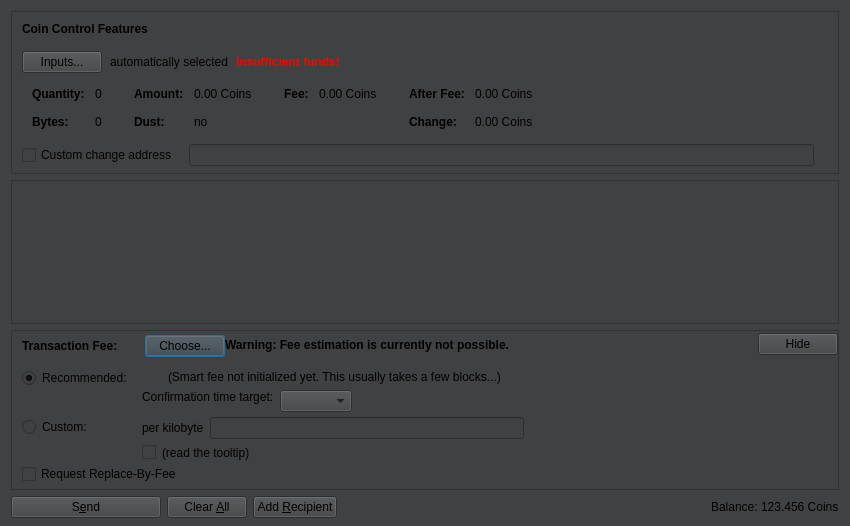
<?xml version="1.0" encoding="UTF-8"?>
<ui version="4.0">
 <class>SendCoinsDialog</class>
 <widget class="QDialog" name="SendCoinsDialog">
  <property name="geometry">
   <rect>
    <x>0</x>
    <y>0</y>
    <width>850</width>
    <height>526</height>
   </rect>
  </property>
  <property name="windowTitle">
   <string>Send Coins</string>
  </property>
  <property name="styleSheet">
   <string notr="true">background-color: rgb(64, 65, 66);</string>
  </property>
  <layout class="QVBoxLayout" name="verticalLayout" stretch="0,1,0,0">
   <property name="bottomMargin">
    <number>8</number>
   </property>
   <item>
    <widget class="QFrame" name="frameCoinControl">
     <property name="sizePolicy">
      <sizepolicy hsizetype="Expanding" vsizetype="Expanding">
       <horstretch>0</horstretch>
       <verstretch>0</verstretch>
      </sizepolicy>
     </property>
     <property name="maximumSize">
      <size>
       <width>16777215</width>
       <height>16777215</height>
      </size>
     </property>
     <property name="frameShape">
      <enum>QFrame::StyledPanel</enum>
     </property>
     <property name="frameShadow">
      <enum>QFrame::Sunken</enum>
     </property>
     <layout class="QVBoxLayout" name="verticalLayoutCoinControl2">
      <property name="spacing">
       <number>0</number>
      </property>
      <property name="leftMargin">
       <number>0</number>
      </property>
      <property name="topMargin">
       <number>0</number>
      </property>
      <property name="rightMargin">
       <number>0</number>
      </property>
      <property name="bottomMargin">
       <number>6</number>
      </property>
      <item>
       <layout class="QVBoxLayout" name="verticalLayoutCoinControl" stretch="0,0,0,0,1">
        <property name="spacing">
         <number>0</number>
        </property>
        <property name="leftMargin">
         <number>10</number>
        </property>
        <property name="topMargin">
         <number>10</number>
        </property>
        <item>
         <layout class="QHBoxLayout" name="horizontalLayoutCoinControl1">
          <property name="bottomMargin">
           <number>15</number>
          </property>
          <item>
           <widget class="QLabel" name="labelCoinControlFeatures">
            <property name="sizePolicy">
             <sizepolicy hsizetype="Preferred" vsizetype="Maximum">
              <horstretch>0</horstretch>
              <verstretch>0</verstretch>
             </sizepolicy>
            </property>
            <property name="font">
             <font>
              <bold>true</bold>
             </font>
            </property>
            <property name="styleSheet">
             <string notr="true">font-weight:bold;</string>
            </property>
            <property name="text">
             <string>Coin Control Features</string>
            </property>
           </widget>
          </item>
         </layout>
        </item>
        <item>
         <layout class="QHBoxLayout" name="horizontalLayoutCoinControl2" stretch="0,0,0,0">
          <property name="spacing">
           <number>8</number>
          </property>
          <property name="bottomMargin">
           <number>10</number>
          </property>
          <item>
           <widget class="QPushButton" name="pushButtonCoinControl">
            <property name="styleSheet">
             <string notr="true"/>
            </property>
            <property name="text">
             <string>Inputs...</string>
            </property>
            <property name="autoDefault">
             <bool>false</bool>
            </property>
           </widget>
          </item>
          <item>
           <widget class="QLabel" name="labelCoinControlAutomaticallySelected">
            <property name="text">
             <string>automatically selected</string>
            </property>
            <property name="margin">
             <number>5</number>
            </property>
           </widget>
          </item>
          <item>
           <widget class="QLabel" name="labelCoinControlInsuffFunds">
            <property name="font">
             <font>
              <bold>true</bold>
             </font>
            </property>
            <property name="styleSheet">
             <string notr="true">color:red;font-weight:bold;</string>
            </property>
            <property name="text">
             <string>Insufficient funds!</string>
            </property>
            <property name="margin">
             <number>5</number>
            </property>
           </widget>
          </item>
          <item>
           <spacer name="horizontalSpacerCoinControl">
            <property name="orientation">
             <enum>Qt::Horizontal</enum>
            </property>
            <property name="sizeHint" stdset="0">
             <size>
              <width>40</width>
              <height>1</height>
             </size>
            </property>
           </spacer>
          </item>
         </layout>
        </item>
        <item>
         <widget class="QWidget" name="widgetCoinControl" native="true">
          <property name="sizePolicy">
           <sizepolicy hsizetype="Preferred" vsizetype="Preferred">
            <horstretch>0</horstretch>
            <verstretch>0</verstretch>
           </sizepolicy>
          </property>
          <property name="minimumSize">
           <size>
            <width>0</width>
            <height>0</height>
           </size>
          </property>
          <property name="styleSheet">
           <string notr="true"/>
          </property>
          <layout class="QHBoxLayout" name="horizontalLayoutCoinControl5">
           <property name="leftMargin">
            <number>0</number>
           </property>
           <property name="topMargin">
            <number>0</number>
           </property>
           <property name="rightMargin">
            <number>0</number>
           </property>
           <property name="bottomMargin">
            <number>0</number>
           </property>
           <item>
            <layout class="QHBoxLayout" name="horizontalLayoutCoinControl3" stretch="0,0,0,1">
             <property name="spacing">
              <number>20</number>
             </property>
             <property name="topMargin">
              <number>0</number>
             </property>
             <property name="bottomMargin">
              <number>10</number>
             </property>
             <item>
              <layout class="QFormLayout" name="formLayoutCoinControl1">
               <property name="horizontalSpacing">
                <number>10</number>
               </property>
               <property name="verticalSpacing">
                <number>14</number>
               </property>
               <property name="leftMargin">
                <number>10</number>
               </property>
               <property name="topMargin">
                <number>4</number>
               </property>
               <property name="rightMargin">
                <number>6</number>
               </property>
               <item row="0" column="0">
                <widget class="QLabel" name="labelCoinControlQuantityText">
                 <property name="font">
                  <font>
                   <bold>true</bold>
                  </font>
                 </property>
                 <property name="text">
                  <string>Quantity:</string>
                 </property>
                 <property name="margin">
                  <number>0</number>
                 </property>
                </widget>
               </item>
               <item row="0" column="1">
                <widget class="QLabel" name="labelCoinControlQuantity">
                 <property name="cursor">
                  <cursorShape>IBeamCursor</cursorShape>
                 </property>
                 <property name="contextMenuPolicy">
                  <enum>Qt::ActionsContextMenu</enum>
                 </property>
                 <property name="text">
                  <string notr="true">0</string>
                 </property>
                 <property name="margin">
                  <number>0</number>
                 </property>
                 <property name="textInteractionFlags">
                  <set>Qt::LinksAccessibleByMouse|Qt::TextSelectableByKeyboard|Qt::TextSelectableByMouse</set>
                 </property>
                </widget>
               </item>
               <item row="1" column="0">
                <widget class="QLabel" name="labelCoinControlBytesText">
                 <property name="font">
                  <font>
                   <bold>true</bold>
                  </font>
                 </property>
                 <property name="text">
                  <string>Bytes:</string>
                 </property>
                </widget>
               </item>
               <item row="1" column="1">
                <widget class="QLabel" name="labelCoinControlBytes">
                 <property name="cursor">
                  <cursorShape>IBeamCursor</cursorShape>
                 </property>
                 <property name="contextMenuPolicy">
                  <enum>Qt::ActionsContextMenu</enum>
                 </property>
                 <property name="text">
                  <string notr="true">0</string>
                 </property>
                 <property name="textInteractionFlags">
                  <set>Qt::LinksAccessibleByMouse|Qt::TextSelectableByKeyboard|Qt::TextSelectableByMouse</set>
                 </property>
                </widget>
               </item>
              </layout>
             </item>
             <item>
              <layout class="QFormLayout" name="formLayoutCoinControl2">
               <property name="horizontalSpacing">
                <number>10</number>
               </property>
               <property name="verticalSpacing">
                <number>14</number>
               </property>
               <property name="leftMargin">
                <number>6</number>
               </property>
               <property name="topMargin">
                <number>4</number>
               </property>
               <property name="rightMargin">
                <number>6</number>
               </property>
               <item row="0" column="0">
                <widget class="QLabel" name="labelCoinControlAmountText">
                 <property name="font">
                  <font>
                   <bold>true</bold>
                  </font>
                 </property>
                 <property name="text">
                  <string>Amount:</string>
                 </property>
                 <property name="margin">
                  <number>0</number>
                 </property>
                </widget>
               </item>
               <item row="0" column="1">
                <widget class="QLabel" name="labelCoinControlAmount">
                 <property name="cursor">
                  <cursorShape>IBeamCursor</cursorShape>
                 </property>
                 <property name="contextMenuPolicy">
                  <enum>Qt::ActionsContextMenu</enum>
                 </property>
                 <property name="text">
                  <string notr="true">0.00 Coins</string>
                 </property>
                 <property name="textInteractionFlags">
                  <set>Qt::LinksAccessibleByMouse|Qt::TextSelectableByKeyboard|Qt::TextSelectableByMouse</set>
                 </property>
                </widget>
               </item>
               <item row="1" column="0">
                <widget class="QLabel" name="labelCoinControlLowOutputText">
                 <property name="font">
                  <font>
                   <bold>true</bold>
                  </font>
                 </property>
                 <property name="text">
                  <string>Dust:</string>
                 </property>
                </widget>
               </item>
               <item row="1" column="1">
                <widget class="QLabel" name="labelCoinControlLowOutput">
                 <property name="cursor">
                  <cursorShape>IBeamCursor</cursorShape>
                 </property>
                 <property name="contextMenuPolicy">
                  <enum>Qt::ActionsContextMenu</enum>
                 </property>
                 <property name="text">
                  <string notr="true">no</string>
                 </property>
                 <property name="textInteractionFlags">
                  <set>Qt::LinksAccessibleByMouse|Qt::TextSelectableByKeyboard|Qt::TextSelectableByMouse</set>
                 </property>
                </widget>
               </item>
              </layout>
             </item>
             <item>
              <layout class="QFormLayout" name="formLayoutCoinControl3">
               <property name="horizontalSpacing">
                <number>10</number>
               </property>
               <property name="verticalSpacing">
                <number>14</number>
               </property>
               <property name="leftMargin">
                <number>6</number>
               </property>
               <property name="topMargin">
                <number>4</number>
               </property>
               <property name="rightMargin">
                <number>6</number>
               </property>
               <item row="0" column="0">
                <widget class="QLabel" name="labelCoinControlFeeText">
                 <property name="font">
                  <font>
                   <bold>true</bold>
                  </font>
                 </property>
                 <property name="text">
                  <string>Fee:</string>
                 </property>
                 <property name="margin">
                  <number>0</number>
                 </property>
                </widget>
               </item>
               <item row="0" column="1">
                <widget class="QLabel" name="labelCoinControlFee">
                 <property name="cursor">
                  <cursorShape>IBeamCursor</cursorShape>
                 </property>
                 <property name="contextMenuPolicy">
                  <enum>Qt::ActionsContextMenu</enum>
                 </property>
                 <property name="text">
                  <string notr="true">0.00 Coins</string>
                 </property>
                 <property name="textInteractionFlags">
                  <set>Qt::LinksAccessibleByMouse|Qt::TextSelectableByKeyboard|Qt::TextSelectableByMouse</set>
                 </property>
                </widget>
               </item>
              </layout>
             </item>
             <item>
              <layout class="QFormLayout" name="formLayoutCoinControl4">
               <property name="horizontalSpacing">
                <number>10</number>
               </property>
               <property name="verticalSpacing">
                <number>14</number>
               </property>
               <property name="leftMargin">
                <number>6</number>
               </property>
               <property name="topMargin">
                <number>4</number>
               </property>
               <property name="rightMargin">
                <number>6</number>
               </property>
               <item row="0" column="0">
                <widget class="QLabel" name="labelCoinControlAfterFeeText">
                 <property name="font">
                  <font>
                   <bold>true</bold>
                  </font>
                 </property>
                 <property name="text">
                  <string>After Fee:</string>
                 </property>
                 <property name="margin">
                  <number>0</number>
                 </property>
                </widget>
               </item>
               <item row="0" column="1">
                <widget class="QLabel" name="labelCoinControlAfterFee">
                 <property name="cursor">
                  <cursorShape>IBeamCursor</cursorShape>
                 </property>
                 <property name="contextMenuPolicy">
                  <enum>Qt::ActionsContextMenu</enum>
                 </property>
                 <property name="text">
                  <string notr="true">0.00 Coins</string>
                 </property>
                 <property name="textInteractionFlags">
                  <set>Qt::LinksAccessibleByMouse|Qt::TextSelectableByKeyboard|Qt::TextSelectableByMouse</set>
                 </property>
                </widget>
               </item>
               <item row="1" column="0">
                <widget class="QLabel" name="labelCoinControlChangeText">
                 <property name="font">
                  <font>
                   <bold>true</bold>
                  </font>
                 </property>
                 <property name="text">
                  <string>Change:</string>
                 </property>
                </widget>
               </item>
               <item row="1" column="1">
                <widget class="QLabel" name="labelCoinControlChange">
                 <property name="cursor">
                  <cursorShape>IBeamCursor</cursorShape>
                 </property>
                 <property name="contextMenuPolicy">
                  <enum>Qt::ActionsContextMenu</enum>
                 </property>
                 <property name="text">
                  <string notr="true">0.00 Coins</string>
                 </property>
                 <property name="textInteractionFlags">
                  <set>Qt::LinksAccessibleByMouse|Qt::TextSelectableByKeyboard|Qt::TextSelectableByMouse</set>
                 </property>
                </widget>
               </item>
              </layout>
             </item>
            </layout>
           </item>
          </layout>
         </widget>
        </item>
        <item>
         <layout class="QHBoxLayout" name="horizontalLayoutCoinControl4" stretch="0,0,0">
          <property name="spacing">
           <number>12</number>
          </property>
          <property name="sizeConstraint">
           <enum>QLayout::SetDefaultConstraint</enum>
          </property>
          <property name="topMargin">
           <number>5</number>
          </property>
          <property name="rightMargin">
           <number>5</number>
          </property>
          <item>
           <widget class="QCheckBox" name="checkBoxCoinControlChange">
            <property name="toolTip">
             <string>If this is activated, but the change address is empty or invalid, change will be sent to a newly generated address.</string>
            </property>
            <property name="text">
             <string>Custom change address</string>
            </property>
           </widget>
          </item>
          <item>
           <widget class="QValidatedLineEdit" name="lineEditCoinControlChange">
            <property name="enabled">
             <bool>false</bool>
            </property>
            <property name="sizePolicy">
             <sizepolicy hsizetype="Expanding" vsizetype="Fixed">
              <horstretch>0</horstretch>
              <verstretch>0</verstretch>
             </sizepolicy>
            </property>
           </widget>
          </item>
          <item>
           <widget class="QLabel" name="labelCoinControlChangeLabel">
            <property name="sizePolicy">
             <sizepolicy hsizetype="Preferred" vsizetype="Expanding">
              <horstretch>0</horstretch>
              <verstretch>0</verstretch>
             </sizepolicy>
            </property>
            <property name="minimumSize">
             <size>
              <width>0</width>
              <height>0</height>
             </size>
            </property>
            <property name="text">
             <string/>
            </property>
            <property name="margin">
             <number>3</number>
            </property>
           </widget>
          </item>
         </layout>
        </item>
        <item>
         <spacer name="verticalSpacerCoinControl">
          <property name="orientation">
           <enum>Qt::Vertical</enum>
          </property>
          <property name="sizeHint" stdset="0">
           <size>
            <width>800</width>
            <height>1</height>
           </size>
          </property>
         </spacer>
        </item>
       </layout>
      </item>
     </layout>
    </widget>
   </item>
   <item>
    <widget class="QScrollArea" name="scrollArea">
     <property name="widgetResizable">
      <bool>true</bool>
     </property>
     <widget class="QWidget" name="scrollAreaWidgetContents">
      <property name="geometry">
       <rect>
        <x>0</x>
        <y>0</y>
        <width>836</width>
        <height>121</height>
       </rect>
      </property>
      <layout class="QVBoxLayout" name="verticalLayout_2" stretch="0,1">
       <property name="leftMargin">
        <number>0</number>
       </property>
       <property name="topMargin">
        <number>0</number>
       </property>
       <property name="rightMargin">
        <number>0</number>
       </property>
       <property name="bottomMargin">
        <number>0</number>
       </property>
       <item>
        <layout class="QVBoxLayout" name="entries">
         <property name="spacing">
          <number>6</number>
         </property>
        </layout>
       </item>
       <item>
        <spacer name="verticalSpacer">
         <property name="orientation">
          <enum>Qt::Vertical</enum>
         </property>
         <property name="sizeHint" stdset="0">
          <size>
           <width>20</width>
           <height>40</height>
          </size>
         </property>
        </spacer>
       </item>
      </layout>
     </widget>
    </widget>
   </item>
   <item>
    <widget class="QFrame" name="frameFee">
     <property name="sizePolicy">
      <sizepolicy hsizetype="Expanding" vsizetype="Expanding">
       <horstretch>0</horstretch>
       <verstretch>0</verstretch>
      </sizepolicy>
     </property>
     <property name="maximumSize">
      <size>
       <width>16777215</width>
       <height>16777215</height>
      </size>
     </property>
     <property name="frameShape">
      <enum>QFrame::StyledPanel</enum>
     </property>
     <property name="frameShadow">
      <enum>QFrame::Sunken</enum>
     </property>
     <layout class="QVBoxLayout" name="verticalLayoutFee1">
      <property name="spacing">
       <number>0</number>
      </property>
      <property name="leftMargin">
       <number>0</number>
      </property>
      <property name="topMargin">
       <number>0</number>
      </property>
      <property name="rightMargin">
       <number>0</number>
      </property>
      <property name="bottomMargin">
       <number>0</number>
      </property>
      <item>
       <layout class="QVBoxLayout" name="verticalLayoutFee2" stretch="0,0,0">
        <property name="spacing">
         <number>0</number>
        </property>
        <property name="leftMargin">
         <number>10</number>
        </property>
        <property name="topMargin">
         <number>0</number>
        </property>
        <item>
         <layout class="QHBoxLayout" name="horizontalLayoutFee1">
          <property name="bottomMargin">
           <number>0</number>
          </property>
          <item>
           <layout class="QVBoxLayout" name="verticalLayoutFee7">
            <property name="spacing">
             <number>0</number>
            </property>
            <item>
             <spacer name="verticalSpacerSmartFee">
              <property name="orientation">
               <enum>Qt::Vertical</enum>
              </property>
              <property name="sizeType">
               <enum>QSizePolicy::Fixed</enum>
              </property>
              <property name="sizeHint" stdset="0">
               <size>
                <width>1</width>
                <height>4</height>
               </size>
              </property>
             </spacer>
            </item>
            <item>
             <layout class="QHBoxLayout" name="horizontalLayoutSmartFee">
              <property name="spacing">
               <number>10</number>
              </property>
              <item>
               <widget class="QLabel" name="labelFeeHeadline">
                <property name="sizePolicy">
                 <sizepolicy hsizetype="Preferred" vsizetype="Maximum">
                  <horstretch>0</horstretch>
                  <verstretch>0</verstretch>
                 </sizepolicy>
                </property>
                <property name="font">
                 <font>
                  <bold>true</bold>
                 </font>
                </property>
                <property name="styleSheet">
                 <string notr="true">font-weight:bold;</string>
                </property>
                <property name="text">
                 <string>Transaction Fee:</string>
                </property>
               </widget>
              </item>
              <item>
               <widget class="QLabel" name="labelFeeMinimized">
                <property name="text">
                 <string/>
                </property>
               </widget>
              </item>
              <item>
               <widget class="QPushButton" name="buttonChooseFee">
                <property name="text">
                 <string>Choose...</string>
                </property>
               </widget>
              </item>
             </layout>
            </item>
            <item>
             <spacer name="verticalSpacer_5">
              <property name="orientation">
               <enum>Qt::Vertical</enum>
              </property>
              <property name="sizeHint" stdset="0">
               <size>
                <width>1</width>
                <height>1</height>
               </size>
              </property>
             </spacer>
            </item>
           </layout>
          </item>
          <item>
           <widget class="QLabel" name="fallbackFeeWarningLabel">
            <property name="font">
             <font>
              <bold>true</bold>
             </font>
            </property>
            <property name="toolTip">
             <string>Using the fallbackfee can result in sending a transaction that will take several hours or days (or never) to confirm. Consider choosing your fee manually or wait until you have validated the complete chain.</string>
            </property>
            <property name="text">
             <string>Warning: Fee estimation is currently not possible.</string>
            </property>
            <property name="wordWrap">
             <bool>false</bool>
            </property>
           </widget>
          </item>
          <item>
           <spacer name="horizontalSpacer_4">
            <property name="orientation">
             <enum>Qt::Horizontal</enum>
            </property>
            <property name="sizeType">
             <enum>QSizePolicy::MinimumExpanding</enum>
            </property>
            <property name="sizeHint" stdset="0">
             <size>
              <width>40</width>
              <height>20</height>
             </size>
            </property>
           </spacer>
          </item>
          <item>
           <widget class="QPushButton" name="buttonMinimizeFee">
            <property name="toolTip">
             <string>collapse fee-settings</string>
            </property>
            <property name="text">
             <string>Hide</string>
            </property>
           </widget>
          </item>
         </layout>
        </item>
        <item>
         <widget class="QFrame" name="frameFeeSelection">
          <layout class="QVBoxLayout" name="verticalLayoutFee12">
           <property name="spacing">
            <number>0</number>
           </property>
           <property name="leftMargin">
            <number>0</number>
           </property>
           <property name="topMargin">
            <number>0</number>
           </property>
           <property name="rightMargin">
            <number>0</number>
           </property>
           <property name="bottomMargin">
            <number>0</number>
           </property>
           <item>
            <layout class="QGridLayout" name="gridLayoutFee">
             <property name="topMargin">
              <number>10</number>
             </property>
             <property name="bottomMargin">
              <number>4</number>
             </property>
             <property name="horizontalSpacing">
              <number>10</number>
             </property>
             <property name="verticalSpacing">
              <number>4</number>
             </property>
             <item row="1" column="1">
              <layout class="QVBoxLayout" name="verticalLayoutFee8">
               <property name="spacing">
                <number>6</number>
               </property>
               <item>
                <layout class="QHBoxLayout" name="horizontalLayoutFee13">
                 <item>
                  <widget class="QLabel" name="labelCustomPerKilobyte">
                   <property name="toolTip">
                    <string>If the custom fee is set to 1000 satoshis and the transaction is only 250 bytes, then &quot;per kilobyte&quot; only pays 250 satoshis in fee, while &quot;total at least&quot; pays 1000 satoshis. For transactions bigger than a kilobyte both pay by kilobyte.</string>
                   </property>
                   <property name="text">
                    <string>per kilobyte</string>
                   </property>
                  </widget>
                 </item>
                 <item>
                  <widget class="VaporumAmountField" name="customFee"/>
                 </item>
                 <item>
                  <spacer name="horizontalSpacer_6">
                   <property name="orientation">
                    <enum>Qt::Horizontal</enum>
                   </property>
                   <property name="sizeHint" stdset="0">
                    <size>
                     <width>1</width>
                     <height>1</height>
                    </size>
                   </property>
                  </spacer>
                 </item>
                </layout>
               </item>
               <item>
                <layout class="QHBoxLayout" name="horizontalLayoutFee8">
                 <item>
                  <widget class="QCheckBox" name="checkBoxMinimumFee">
                   <property name="toolTip">
                    <string>Paying only the minimum fee is just fine as long as there is less transaction volume than space in the blocks. But be aware that this can end up in a never confirming transaction once there is more demand for vaporum transactions than the network can process.</string>
                   </property>
                   <property name="text">
                    <string/>
                   </property>
                  </widget>
                 </item>
                 <item>
                  <widget class="QLabel" name="labelMinFeeWarning">
                   <property name="enabled">
                    <bool>true</bool>
                   </property>
                   <property name="toolTip">
                    <string>Paying only the minimum fee is just fine as long as there is less transaction volume than space in the blocks. But be aware that this can end up in a never confirming transaction once there is more demand for vaporum transactions than the network can process.</string>
                   </property>
                   <property name="text">
                    <string>(read the tooltip)</string>
                   </property>
                   <property name="margin">
                    <number>5</number>
                   </property>
                  </widget>
                 </item>
                 <item>
                  <spacer name="horizontalSpacer_2">
                   <property name="orientation">
                    <enum>Qt::Horizontal</enum>
                   </property>
                   <property name="sizeHint" stdset="0">
                    <size>
                     <width>1</width>
                     <height>1</height>
                    </size>
                   </property>
                  </spacer>
                 </item>
                </layout>
               </item>
              </layout>
             </item>
             <item row="0" column="0">
              <layout class="QVBoxLayout" name="verticalLayoutFee4" stretch="0,1">
               <item>
                <widget class="QRadioButton" name="radioSmartFee">
                 <property name="text">
                  <string>Recommended:</string>
                 </property>
                 <property name="checked">
                  <bool>true</bool>
                 </property>
                 <attribute name="buttonGroup">
                  <string notr="true">groupFee</string>
                 </attribute>
                </widget>
               </item>
               <item>
                <spacer name="verticalSpacer_2">
                 <property name="orientation">
                  <enum>Qt::Vertical</enum>
                 </property>
                 <property name="sizeHint" stdset="0">
                  <size>
                   <width>1</width>
                   <height>1</height>
                  </size>
                 </property>
                </spacer>
               </item>
              </layout>
             </item>
             <item row="1" column="0">
              <layout class="QVBoxLayout" name="verticalLayoutFee9" stretch="0,1">
               <item>
                <widget class="QRadioButton" name="radioCustomFee">
                 <property name="text">
                  <string>Custom:</string>
                 </property>
                 <attribute name="buttonGroup">
                  <string notr="true">groupFee</string>
                 </attribute>
                </widget>
               </item>
               <item>
                <spacer name="verticalSpacer_6">
                 <property name="orientation">
                  <enum>Qt::Vertical</enum>
                 </property>
                 <property name="sizeHint" stdset="0">
                  <size>
                   <width>1</width>
                   <height>1</height>
                  </size>
                 </property>
                </spacer>
               </item>
              </layout>
             </item>
             <item row="0" column="1">
              <layout class="QVBoxLayout" name="verticalLayoutFee3" stretch="0,0,1">
               <property name="spacing">
                <number>6</number>
               </property>
               <property name="topMargin">
                <number>2</number>
               </property>
               <item>
                <layout class="QHBoxLayout" name="horizontalLayoutFee12">
                 <item>
                  <widget class="QLabel" name="labelSmartFee">
                   <property name="text">
                    <string/>
                   </property>
                   <property name="margin">
                    <number>2</number>
                   </property>
                  </widget>
                 </item>
                 <item>
                  <widget class="QLabel" name="labelFeeEstimation">
                   <property name="text">
                    <string/>
                   </property>
                  </widget>
                 </item>
                 <item>
                  <widget class="QLabel" name="labelSmartFee2">
                   <property name="text">
                    <string>(Smart fee not initialized yet. This usually takes a few blocks...)</string>
                   </property>
                   <property name="margin">
                    <number>2</number>
                   </property>
                  </widget>
                 </item>
                 <item>
                  <spacer name="horizontalSpacer_5">
                   <property name="orientation">
                    <enum>Qt::Horizontal</enum>
                   </property>
                   <property name="sizeHint" stdset="0">
                    <size>
                     <width>1</width>
                     <height>1</height>
                    </size>
                   </property>
                  </spacer>
                 </item>
                </layout>
               </item>
               <item>
                <layout class="QHBoxLayout" name="horizontalLayoutFee9">
                 <item>
                  <layout class="QVBoxLayout" name="verticalLayoutFee6">
                   <item>
                    <widget class="QLabel" name="labelSmartFee3">
                     <property name="text">
                      <string>Confirmation time target:</string>
                     </property>
                     <property name="margin">
                      <number>2</number>
                     </property>
                    </widget>
                   </item>
                   <item>
                    <spacer name="verticalSpacer_3">
                     <property name="orientation">
                      <enum>Qt::Vertical</enum>
                     </property>
                     <property name="sizeHint" stdset="0">
                      <size>
                       <width>1</width>
                       <height>1</height>
                      </size>
                     </property>
                    </spacer>
                   </item>
                  </layout>
                 </item>
                 <item>
                  <layout class="QVBoxLayout" name="verticalLayoutFee5">
                   <property name="rightMargin">
                    <number>30</number>
                   </property>
                   <item>
                    <layout class="QHBoxLayout" name="horizontalLayoutConfTarget">
                     <property name="bottomMargin">
                      <number>0</number>
                     </property>
                     <item>
                      <widget class="QComboBox" name="confTargetSelector"/>
                     </item>
                     <item>
                      <spacer name="horizontalSpacerConfTarget">
                       <property name="orientation">
                        <enum>Qt::Horizontal</enum>
                       </property>
                       <property name="sizeHint" stdset="0">
                        <size>
                         <width>40</width>
                         <height>20</height>
                        </size>
                       </property>
                      </spacer>
                     </item>
                    </layout>
                   </item>
                  </layout>
                 </item>
                </layout>
               </item>
               <item>
                <spacer name="verticalSpacer_4">
                 <property name="orientation">
                  <enum>Qt::Vertical</enum>
                 </property>
                 <property name="sizeHint" stdset="0">
                  <size>
                   <width>1</width>
                   <height>1</height>
                  </size>
                 </property>
                </spacer>
               </item>
              </layout>
             </item>
            </layout>
           </item>
           <item>
            <widget class="QCheckBox" name="optInRBF">
             <property name="toolTip">
              <string>Indicates that the sender may wish to replace this transaction with a new one paying higher fees (prior to being confirmed).</string>
             </property>
             <property name="text">
              <string>Request Replace-By-Fee</string>
             </property>
            </widget>
           </item>
          </layout>
         </widget>
        </item>
        <item>
         <spacer name="verticalSpacerFee">
          <property name="orientation">
           <enum>Qt::Vertical</enum>
          </property>
          <property name="sizeHint" stdset="0">
           <size>
            <width>40</width>
            <height>5</height>
           </size>
          </property>
         </spacer>
        </item>
       </layout>
      </item>
     </layout>
    </widget>
   </item>
   <item>
    <layout class="QHBoxLayout" name="horizontalLayout">
     <item>
      <widget class="QPushButton" name="sendButton">
       <property name="minimumSize">
        <size>
         <width>150</width>
         <height>0</height>
        </size>
       </property>
       <property name="toolTip">
        <string>Confirm the send action</string>
       </property>
       <property name="text">
        <string>S&amp;end</string>
       </property>
       <property name="icon">
        <iconset resource="../vaporum.qrc">
         <normaloff>:/icons/send</normaloff>:/icons/send</iconset>
       </property>
       <property name="autoDefault">
        <bool>false</bool>
       </property>
       <property name="default">
        <bool>false</bool>
       </property>
      </widget>
     </item>
     <item>
      <widget class="QPushButton" name="clearButton">
       <property name="sizePolicy">
        <sizepolicy hsizetype="Minimum" vsizetype="Fixed">
         <horstretch>0</horstretch>
         <verstretch>0</verstretch>
        </sizepolicy>
       </property>
       <property name="toolTip">
        <string>Clear all fields of the form.</string>
       </property>
       <property name="text">
        <string>Clear &amp;All</string>
       </property>
       <property name="icon">
        <iconset resource="../vaporum.qrc">
         <normaloff>:/icons/remove</normaloff>:/icons/remove</iconset>
       </property>
       <property name="autoDefault">
        <bool>false</bool>
       </property>
      </widget>
     </item>
     <item>
      <widget class="QPushButton" name="addButton">
       <property name="toolTip">
        <string>Send to multiple recipients at once</string>
       </property>
       <property name="text">
        <string>Add &amp;Recipient</string>
       </property>
       <property name="icon">
        <iconset resource="../vaporum.qrc">
         <normaloff>:/icons/add</normaloff>:/icons/add</iconset>
       </property>
       <property name="autoDefault">
        <bool>false</bool>
       </property>
      </widget>
     </item>
     <item>
      <spacer name="horizontalSpacer">
       <property name="orientation">
        <enum>Qt::Horizontal</enum>
       </property>
       <property name="sizeHint" stdset="0">
        <size>
         <width>40</width>
         <height>20</height>
        </size>
       </property>
      </spacer>
     </item>
     <item>
      <layout class="QHBoxLayout" name="horizontalLayout_2">
       <property name="spacing">
        <number>3</number>
       </property>
       <item>
        <widget class="QLabel" name="label">
         <property name="sizePolicy">
          <sizepolicy hsizetype="Preferred" vsizetype="Fixed">
           <horstretch>0</horstretch>
           <verstretch>0</verstretch>
          </sizepolicy>
         </property>
         <property name="text">
          <string>Balance:</string>
         </property>
        </widget>
       </item>
       <item>
        <widget class="QLabel" name="labelBalance">
         <property name="sizePolicy">
          <sizepolicy hsizetype="Preferred" vsizetype="Fixed">
           <horstretch>0</horstretch>
           <verstretch>0</verstretch>
          </sizepolicy>
         </property>
         <property name="cursor">
          <cursorShape>IBeamCursor</cursorShape>
         </property>
         <property name="text">
          <string notr="true">123.456 Coins</string>
         </property>
         <property name="textInteractionFlags">
          <set>Qt::LinksAccessibleByMouse|Qt::TextSelectableByKeyboard|Qt::TextSelectableByMouse</set>
         </property>
        </widget>
       </item>
      </layout>
     </item>
    </layout>
   </item>
  </layout>
 </widget>
 <customwidgets>
  <customwidget>
   <class>VaporumAmountField</class>
   <extends>QLineEdit</extends>
   <header>vaporumamountfield.h</header>
   <container>1</container>
  </customwidget>
  <customwidget>
   <class>QValidatedLineEdit</class>
   <extends>QLineEdit</extends>
   <header>qvalidatedlineedit.h</header>
  </customwidget>
 </customwidgets>
 <resources>
  <include location="../vaporum.qrc"/>
 </resources>
 <connections/>
 <buttongroups>
  <buttongroup name="groupFee"/>
 </buttongroups>
</ui>
